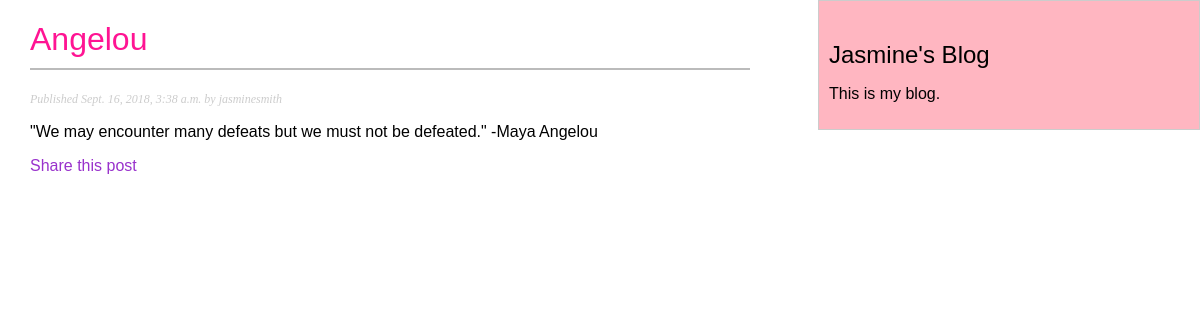
/blog/2018/9/16/angelou/, run on the app's committed database.
### blog/models.py (models this page shows, shortened)
class Post (models.Model):
    STATUS_CHOICES = (
        ('draft', 'Draft'),
        ('published', 'Published'),
    )
    title = models.CharField(max_length=250)
    slug = models.SlugField(max_length=250,
                            unique_for_date='publish')
    author = models.ForeignKey(User,
                               on_delete=models.CASCADE,
                               related_name='blog_posts')
    body = models.TextField()
    publish = models.DateTimeField(default=timezone.now)
    created = models.DateTimeField(auto_now_add=True)
    updated = models.DateTimeField(auto_now=True)
    status = models.CharField(max_length=10,
                              choices=STATUS_CHOICES,
                              default='draft')
    objects = models.Manager()      # The default manager.
    published = PublishedManager()  # Custom manager.
    class Meta:
        ordering = ('-publish',)

### blog/views.py (the view)
def post_detail(request, year, month, day, post):
    post = get_object_or_404(Post, slug=post, status='published', publish__year=year, publish__month=month,
                             publish__day=day)
    return render(request,
                  'blog/post/detail.html',
                  {'post': post})

### blog/templates/blog/post/detail.html (shortened to what this page needs)
{% extends "blog/base.html" %}
{% block content %}
    <h1>{{ post.title }}</h1>
    <p class="date">
        Published {{ post.publish }} by {{ post.author }}
    </p>
    {{ post.body|linebreaks }}
    <p>
        <a href="{% url "blog:post_share" post.id %}">
        Share this post
        </a>
    </p>
{% endblock %}

### blog/static/blog/styles.css (style rules this page uses)
body { margin:0; padding:0; font-family:helvetica, sans-serif; }
a { color: darkorchid; text-decoration:none; }
h1 { font-weight:normal; border-bottom:2px solid #bbb; padding:0 0 10px 0; color: deeppink; }
p.date { color:#ccc; font-family: georgia, serif; font-size: 12px; font-style: italic; }

### data on the page
Post: title "Angelou", publish "Sept. 16, 2018, 3:38 a.m.", author "jasminesmith", body "\"We may encounter many defeats but we must not be defeated.\" -Maya Angelou"
